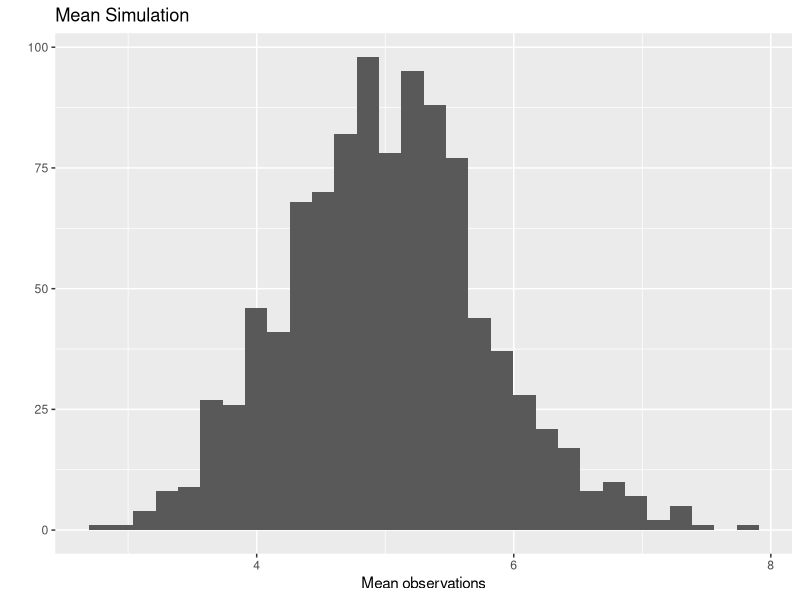
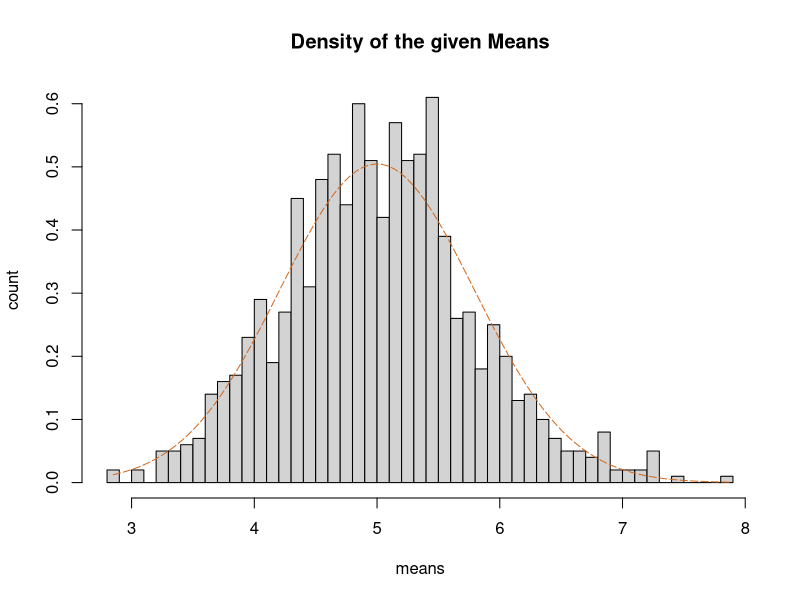

Write the R code that produced these figures, in order.
library(ggplot2)
set.seed(12) ## to make this reproducable
count <- 40
lambda <- 0.2
simulation_of_the_mean <- replicate(1000, rexp(count, .2))
mean_of_the_simulation <- apply(simulation_of_the_mean, 2, mean)
qplot(mean_of_the_simulation, geom = "histogram", 
      main = "Mean Simulation", 
      xlab = "Mean observations")
mean2 <- mean(mean_of_the_simulation)
print(mean2)
mean_Theoretical <- 1/0.2
print(mean_Theoretical)
stdDeviation_estimated <- (1/.2)/sqrt(count)
variance_estimated<- stdDeviation_estimated^2
stdDeviation_ofSample <- sd(mean_of_the_simulation)
variance_ofSample <- var(mean_of_the_simulation)

fitting <- seq(min(mean_of_the_simulation), max(mean_of_the_simulation), length=100)
standard_fitting <- dnorm(fitting, mean=mean_Theoretical, sd=stdDeviation_estimated)
hist(mean_of_the_simulation, breaks = count, prob=T, xlab = "means", ylab = "count", main = "Density of the given Means")
lines(fitting, standard_fitting, pch=2, col="chocolate", lty=5)